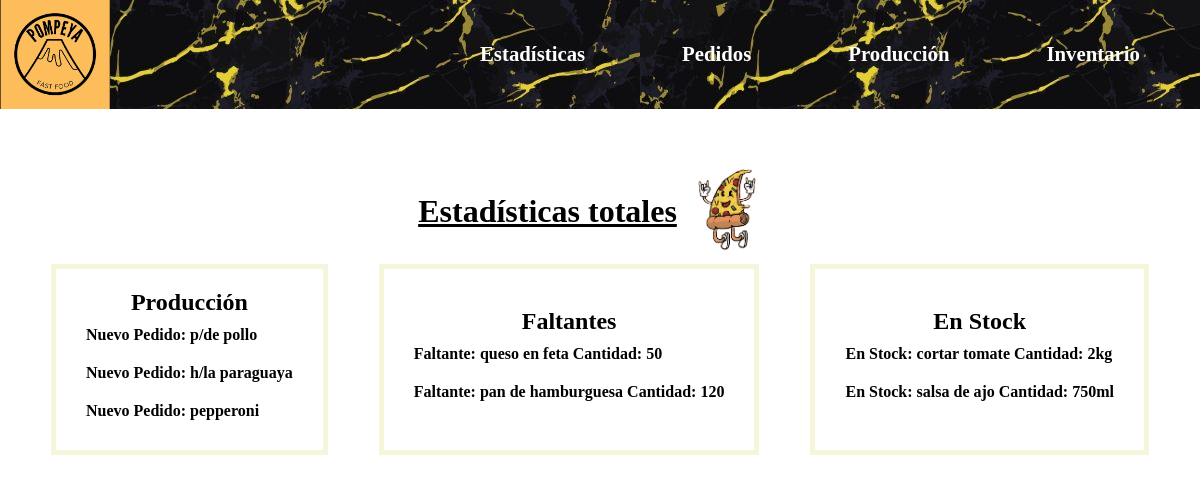
The page / on the database its author committed.
### test.py (models this page shows)
class Desmechados(db.Model):
	id = db.Column(db.Integer,primary_key=True)
	desmechados = db.Column(db.String(220),unique=False,nullable=False)
	cantidadyMesa = db.Column(db.String(220),unique=False,nullable=True)
	agregados = db.Column(db.String(220),unique=False,nullable=False)

class Hamburguesas(db.Model):
	id = db.Column(db.Integer,primary_key=True)
	hamburguesas = db.Column(db.String(220),unique=False,nullable=False)
	cantidadyMesa2 = db.Column(db.String(220),unique=False,nullable=True)
	agregados2 = db.Column(db.String(220),unique=False,nullable=False)

class Pizzas(db.Model):
	id = db.Column(db.Integer,primary_key=True)
	pizzas = db.Column(db.String(220),unique=False,nullable=False)
	agregados4 = db.Column(db.String(220),unique=False,nullable=False)
	cantidadyMesa4 = db.Column(db.String(220),unique=False,nullable=True)

class Faltantes(db.Model):
	id = db.Column(db.Integer,primary_key=True)
	faltante = db.Column(db.String(150),nullable=False)
	cantidad = db.Column(db.Integer,nullable=False)

class Stock(db.Model):
	id = db.Column(db.Integer,primary_key=True)
	en_stock = db.Column(db.String(150),nullable=False)
	cantidad2 = db.Column(db.String(300),nullable=False)

### test.py (the view)
@app.route("/")
def index():
	produccion = Desmechados().query.all()
	produccion2 = Hamburguesas().query.all()
	produccion3 = Lomitos().query.all()
	produccion4 = Pizzas.query.all()
	faltantes = Faltantes().query.all()
	stock = Stock().query.all()
	return render_template("index.html",produccion=produccion,produccion2=produccion2,produccion3=produccion3,produccion4=produccion4,faltantes=faltantes,stock=stock)

### templates/index.html (shortened to what this page needs)
{% extends "base.html" %}
{% block content %}
    <main>
        <div class="header1">
            <h1>Estadísticas totales</h1><img src="/static/images/pizza-removebg-preview.png" alt="" class="logo2">
        </div>
        <section class="estadisticas">
            <div class="produccion">
                <h2>Producción</h2>
                <ul>
                    {% for i in produccion %}
                    <li>Nuevo Pedido: {{ i.desmechados }}</li>
                    {% endfor %}
                    {% for i in produccion2 %}
                    <li>Nuevo Pedido: {{ i.hamburguesas }}</li>
                    {% endfor %}
                    {% for i in produccion4 %}
                    <li>Nuevo Pedido: {{ i.pizzas }}</li>
                    {% endfor %}
                </ul>
            </div>
            <div class="faltantes">
                <h2>Faltantes</h2>
                <ul>
                    {% for i in faltantes %}
                    <li>Faltante: {{ i.faltante }} Cantidad: {{ i.cantidad }}</li>
                    {% endfor %}
                </ul>
            </div>
            <div class="en-stock">
                <h2>En Stock</h2>
                <ul>
                    {% for i in stock %}
                    <li>En Stock: {{ i.en_stock }} Cantidad: {{ i.cantidad2 }}</li>
                    {% endfor %}
                </ul>
            </div>
        </section>
    </main>
{% endblock %}

### templates/base.html (shortened to what this page needs)
<!DOCTYPE html>
<html lang="es">
<head>
    <link rel="stylesheet" href="/static/css/styles.css">
</head>
<body>
    <header>
        <nav>
            <img src="/static/images/logo.png" alt="" class="logo1">
            <ul>
                <li><a href="{{ url_for('index') }}">Estadísticas</a></li>
                <li><a href="{{ url_for('produccion') }}">Pedidos</a></li>
                <li><a href="{{ url_for('stock') }}">Producción</a></li>
                <li><a href="{{ url_for('faltantes') }}">Inventario</a></li>
            </ul>
        </nav>
    </header>
    {% block content %}
    {% endblock %}
</body>
</html>

### static/css/styles.css (style rules this page uses)
* { margin: 0; padding: 0; box-sizing: border-box; font-weight: bolder; }
.logo1 { width: 110px; }
nav { display: flex; justify-content: space-between; align-items: center; }
nav ul { list-style: none; display: flex; width: 55%; justify-content: space-between; align-items: center; margin-right: 5%; }
nav ul li a { color: white; font-weight: bolder; font-size: 1.3rem; text-decoration: none; }
header { background-image: url("/static/images/back1.jpg"); }
.estadisticas { display: flex; justify-content: space-evenly; }
h1 { text-align: center; margin-bottom: 30px; margin-top: 30px; text-decoration: underline ; }
.estadisticas ul { list-style: none; }
.estadisticas > div { display: flex; flex-direction: column; justify-content: center; align-items: center; border: 5px solid beige; padding: 20px; }
.estadisticas li { padding: 10px; }
.logo2 { width: 105px; }
.header1 { display: flex; justify-content: center; align-items: center; margin-top: 50px; }

### rows shown on the page
Desmechados: desmechados "p/de pollo"
Hamburguesas: hamburguesas "h/la paraguaya"
Pizzas: pizzas "pepperoni"
Faltantes: faltante "queso en feta", cantidad "50"
Faltantes: faltante "pan de hamburguesa", cantidad "120"
Stock: en_stock "cortar tomate", cantidad2 "2kg"
Stock: en_stock "salsa de ajo", cantidad2 "750ml"
